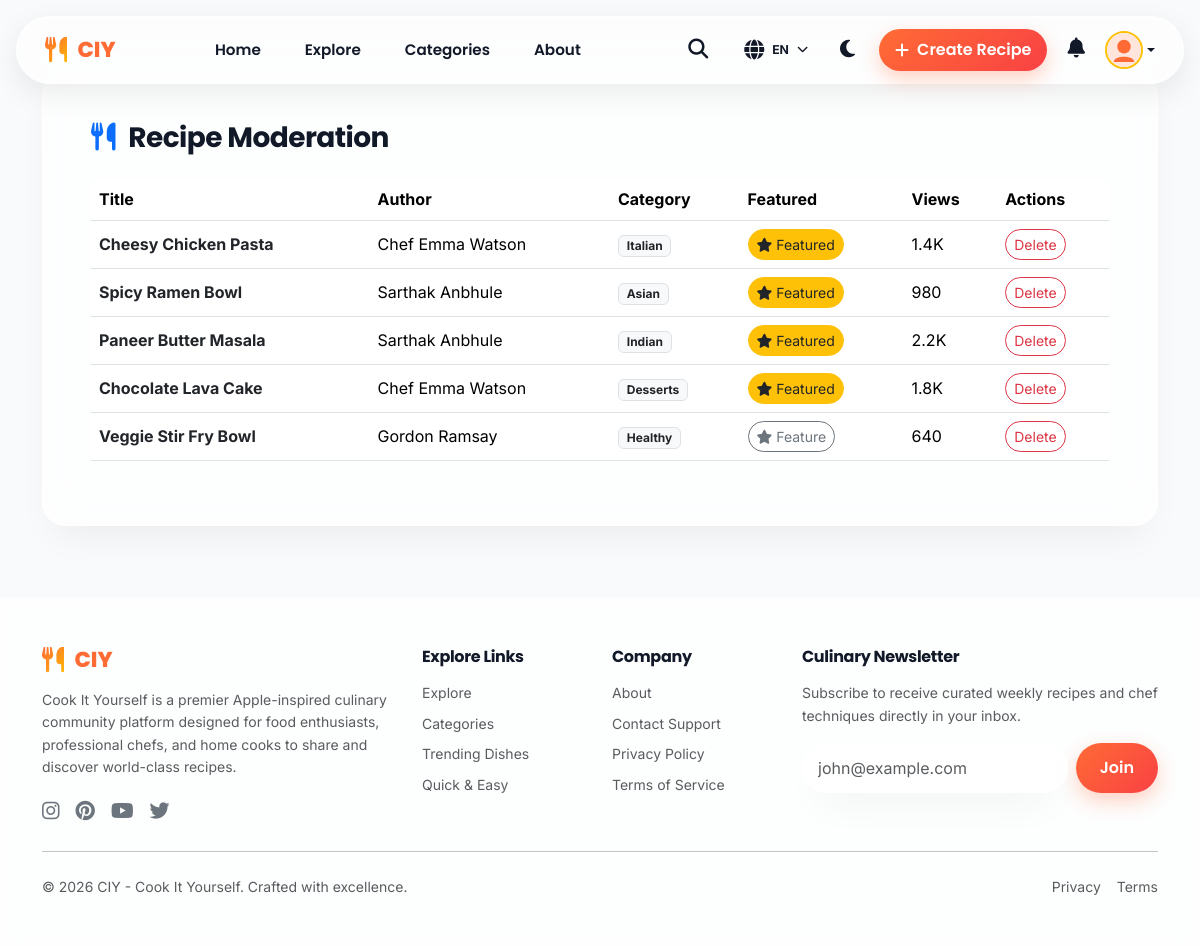
The page /admin/recipes.php (signed in) on the database its author committed.
### tables this page shows
CREATE TABLE `recipes` (
  `id` INT UNSIGNED AUTO_INCREMENT PRIMARY KEY,
  `user_id` INT UNSIGNED NOT NULL,
  `category_id` INT UNSIGNED NOT NULL,
  `title` VARCHAR(150) NOT NULL,
  `slug` VARCHAR(180) NOT NULL UNIQUE,
  `description` TEXT NOT NULL,
  `prep_time` INT UNSIGNED NOT NULL DEFAULT 15,  
  `cook_time` INT UNSIGNED NOT NULL DEFAULT 30,  
  `servings` INT UNSIGNED NOT NULL DEFAULT 4,
  `difficulty` ENUM('Easy', 'Medium', 'Hard', 'Expert') NOT NULL DEFAULT 'Easy',
  `cuisine` VARCHAR(50) NOT NULL DEFAULT 'International',
  `video_url` VARCHAR(255) DEFAULT NULL,
  `cover_image` VARCHAR(255) NOT NULL,
  `is_featured` TINYINT(1) NOT NULL DEFAULT 0,
  `is_published` TINYINT(1) NOT NULL DEFAULT 1,
  `views_count` INT UNSIGNED NOT NULL DEFAULT 0,
  `created_at` TIMESTAMP DEFAULT CURRENT_TIMESTAMP,
  `updated_at` TIMESTAMP DEFAULT CURRENT_TIMESTAMP ON UPDATE CURRENT_TIMESTAMP,
  FOREIGN KEY (`user_id`) REFERENCES `users` (`id`) ON DELETE CASCADE,
  FOREIGN KEY (`category_id`) REFERENCES `categories` (`id`) ON DELETE RESTRICT
);

CREATE TABLE `users` (
  `id` INT UNSIGNED AUTO_INCREMENT PRIMARY KEY,
  `name` VARCHAR(100) NOT NULL,
  `username` VARCHAR(50) NOT NULL UNIQUE,
  `email` VARCHAR(150) NOT NULL UNIQUE,
  `password` VARCHAR(255) NOT NULL,
  `avatar` VARCHAR(255) DEFAULT 'default_avatar.jpg',
  `cover_image` VARCHAR(255) DEFAULT 'default_cover.jpg',
  `bio` TEXT DEFAULT NULL,
  `role` ENUM('user', 'chef', 'admin') NOT NULL DEFAULT 'user',
  `status` ENUM('active', 'suspended', 'banned') NOT NULL DEFAULT 'active',
  `remember_token` VARCHAR(255) DEFAULT NULL,
  `created_at` TIMESTAMP DEFAULT CURRENT_TIMESTAMP,
  `updated_at` TIMESTAMP DEFAULT CURRENT_TIMESTAMP ON UPDATE CURRENT_TIMESTAMP
);

CREATE TABLE `categories` (
  `id` INT UNSIGNED AUTO_INCREMENT PRIMARY KEY,
  `name` VARCHAR(50) NOT NULL UNIQUE,
  `slug` VARCHAR(60) NOT NULL UNIQUE,
  `icon` VARCHAR(50) DEFAULT 'fa-utensils',
  `image` VARCHAR(255) DEFAULT 'default_category.jpg',
  `description` VARCHAR(255) DEFAULT NULL,
  `created_at` TIMESTAMP DEFAULT CURRENT_TIMESTAMP
);

### config/database.php (called while the page is built, shortened)
<?php
class Database {
    private static ?PDO $instance = null;
    public static function getInstance(): PDO {
        if (self::$instance === null) {
            try {
                $dsn = "mysql:host=" . DB_HOST . ";port=" . DB_PORT . ";dbname=" . DB_NAME . ";charset=" . DB_CHARSET;
                $options = [
                    PDO::ATTR_ERRMODE => PDO::ERRMODE_EXCEPTION,
                    PDO::ATTR_DEFAULT_FETCH_MODE => PDO::FETCH_ASSOC,
                    PDO::ATTR_EMULATE_PREPARES => false,
                    PDO::MYSQL_ATTR_INIT_COMMAND => "SET NAMES " . DB_CHARSET
                ];
                self::$instance = new PDO($dsn, DB_USER, DB_PASS, $options);
            } catch (PDOException $e) {
                try {
                    $sqliteDir = ROOT_PATH . 'database/';
                    if (!is_dir($sqliteDir)) {
                        mkdir($sqliteDir, 0755, true);
                    }
                    $sqlitePath = $sqliteDir . 'ciy_sqlite.db';
                    $isNewDatabase = !file_exists($sqlitePath);
                    self::$instance = new PDO("sqlite:" . $sqlitePath);
                    self::$instance->setAttribute(PDO::ATTR_ERRMODE, PDO::ERRMODE_EXCEPTION);
                    self::$instance->setAttribute(PDO::ATTR_DEFAULT_FETCH_MODE, PDO::FETCH_ASSOC);
                    self::$driver = 'sqlite';
                    if ($isNewDatabase) {
                        self::seedSqlite(self::$instance);
                    }
                } catch (PDOException $ex) {
                    die("<div style='font-family:system-ui,sans-serif; padding:40px; text-align:center;'>
                        <h2>Database Connection Failed</h2>
                        <p>" . htmlspecialchars($ex->getMessage()) . "</p>
                    </div>");
                }
            }
        }
        return self::$instance;
    }
}

### classes/Recipe.php (called while the page is built, shortened)
<?php
require_once __DIR__ . '/../config/database.php';
require_once __DIR__ . '/../config/helpers.php';
class Recipe {
    private PDO $db;
    public function __construct() {
        $this->db = Database::getInstance();
    }
    public function getRecipes(array $params = [], int $page = 1, int $limit = 9, ?int $currentUserId = null): array {
        $where = ["r.is_published = 1"];
        $bindings = [];
        $whereSql = implode(' AND ', $where);
        $sortSql = "ORDER BY r.created_at DESC";
        $offset = ($page - 1) * $limit;
        $countSql = "SELECT COUNT(*) FROM recipes r JOIN categories c ON r.category_id = c.id WHERE {$whereSql}";
        $countStmt = $this->db->prepare($countSql);
        $countStmt->execute($bindings);
        $totalItems = (int)$countStmt->fetchColumn();
        $sql = "
            SELECT r.*,
                   c.name AS category_name, c.slug AS category_slug, c.icon AS category_icon,
                   u.name AS author_name, u.username AS author_username, u.avatar AS author_avatar,
                   (SELECT COUNT(*) FROM likes WHERE recipe_id = r.id) AS likes_count,
                   (SELECT COUNT(*) FROM bookmarks WHERE recipe_id = r.id) AS bookmarks_count,
                   (SELECT AVG(rating) FROM comments WHERE recipe_id = r.id AND rating > 0) AS avg_rating
            FROM recipes r
            JOIN categories c ON r.category_id = c.id
            JOIN users u ON r.user_id = u.id
            WHERE {$whereSql}
            {$sortSql}
            LIMIT :limit OFFSET :offset
        ";
        $stmt = $this->db->prepare($sql);
        $stmt->bindValue(':limit', $limit, PDO::PARAM_INT);
        $stmt->bindValue(':offset', $offset, PDO::PARAM_INT);
        $stmt->execute();
        $recipes = $stmt->fetchAll();
        return [
            'items' => $recipes,
            'total' => $totalItems,
            'page' => $page,
            'pages' => ceil($totalItems / $limit)
        ];
    }
}

### config/helpers.php (called while the page is built, shortened)
<?php
function e(?string $string): string {
    return htmlspecialchars($string ?? '', ENT_QUOTES | ENT_SUBSTITUTE, 'UTF-8');
}
function format_number(int $num): string {
    if ($num >= 1000000) {
        return round($num / 1000000, 1) . 'M';
    } elseif ($num >= 1000) {
        return round($num / 1000, 1) . 'K';
    }
    return (string)$num;
}

### admin/recipes.php (the view, shortened to what this page needs)
<?php
require_once __DIR__ . '/../config/helpers.php';
require_once __DIR__ . '/../classes/Auth.php';
require_once __DIR__ . '/../classes/Recipe.php';
$recipeEngine = new Recipe();
$recipes = $recipeEngine->getRecipes([], 1, 30)['items'];
require_once __DIR__ . '/../includes/header.php';
require_once __DIR__ . '/../includes/navbar.php';
?>
<div class="container py-5 my-4">
    <div class="glass-card p-4 p-md-5" data-aos="fade-up">
        <h3 class="font-heading fw-bold mb-4"><i class="fa-solid fa-utensils text-primary me-2"></i> Recipe Moderation</h3>
        <div class="table-responsive">
            <table class="table align-middle">
                <thead>
                    <tr>
                        <th>Title</th>
                        <th>Author</th>
                        <th>Category</th>
                        <th>Featured</th>
                        <th>Views</th>
                        <th>Actions</th>
                    </tr>
                </thead>
                <tbody>
                    <?php foreach ($recipes as $r): ?>
                        <tr>
                            <td>
                                <a href="<?= BASE_URL ?>/pages/detail.php?id=<?= $r['id'] ?>" class="fw-bold text-dark text-decoration-none" target="_blank"><?= e($r['title']) ?></a>
                            </td>
                            <td><?= e($r['author_name']) ?></td>
                            <td><span class="badge bg-light text-dark border"><?= e($r['category_name']) ?></span></td>
                            <td>
                                <a href="?toggle_featured=<?= $r['id'] ?>" class="btn btn-sm <?= !empty($r['is_featured']) ? 'btn-warning text-dark' : 'btn-outline-secondary' ?> rounded-pill">
                                    <i class="fa-solid fa-star"></i> <?= !empty($r['is_featured']) ? 'Featured' : 'Feature' ?>
                                </a>
                            </td>
                            <td><?= format_number($r['views_count']) ?></td>
                            <td>
                                <a href="?delete_id=<?= $r['id'] ?>" class="btn btn-outline-danger btn-sm rounded-pill" onclick="return confirm('Delete this recipe?')">Delete</a>
                            </td>
                        </tr>
                    <?php endforeach; ?>
                </tbody>
            </table>
        </div>
    </div>
</div>
<?php require_once __DIR__ . '/../includes/footer.php'; ?>

### rows shown on the page
recipes: title "Cheesy Chicken Pasta", user.name "Chef Emma Watson", category.name "Italian", is_featured "Featured", views_count "1.4K"
recipes: title "Spicy Ramen Bowl", user.name "Sarthak Anbhule", category.name "Asian", is_featured "Featured", views_count "980"
recipes: title "Paneer Butter Masala", user.name "Sarthak Anbhule", category.name "Indian", is_featured "Featured", views_count "2.2K"
recipes: title "Chocolate Lava Cake", user.name "Chef Emma Watson", category.name "Desserts", is_featured "Featured", views_count "1.8K"
recipes: title "Veggie Stir Fry Bowl", user.name "Gordon Ramsay", category.name "Healthy", is_featured "Feature", views_count "640"

### other values the page prints
t('home') "Home"
t('explore') "Explore"
t('categories') "Categories"
t('about') "About"
CURRENT_LANG "EN"
t('create_recipe') "Create Recipe"
t('quick_links') "Explore Links"
t('company') "Company"
t('newsletter') "Culinary Newsletter"
t('all_rights_reserved') "CIY - Cook It Yourself. Crafted with excellence."
